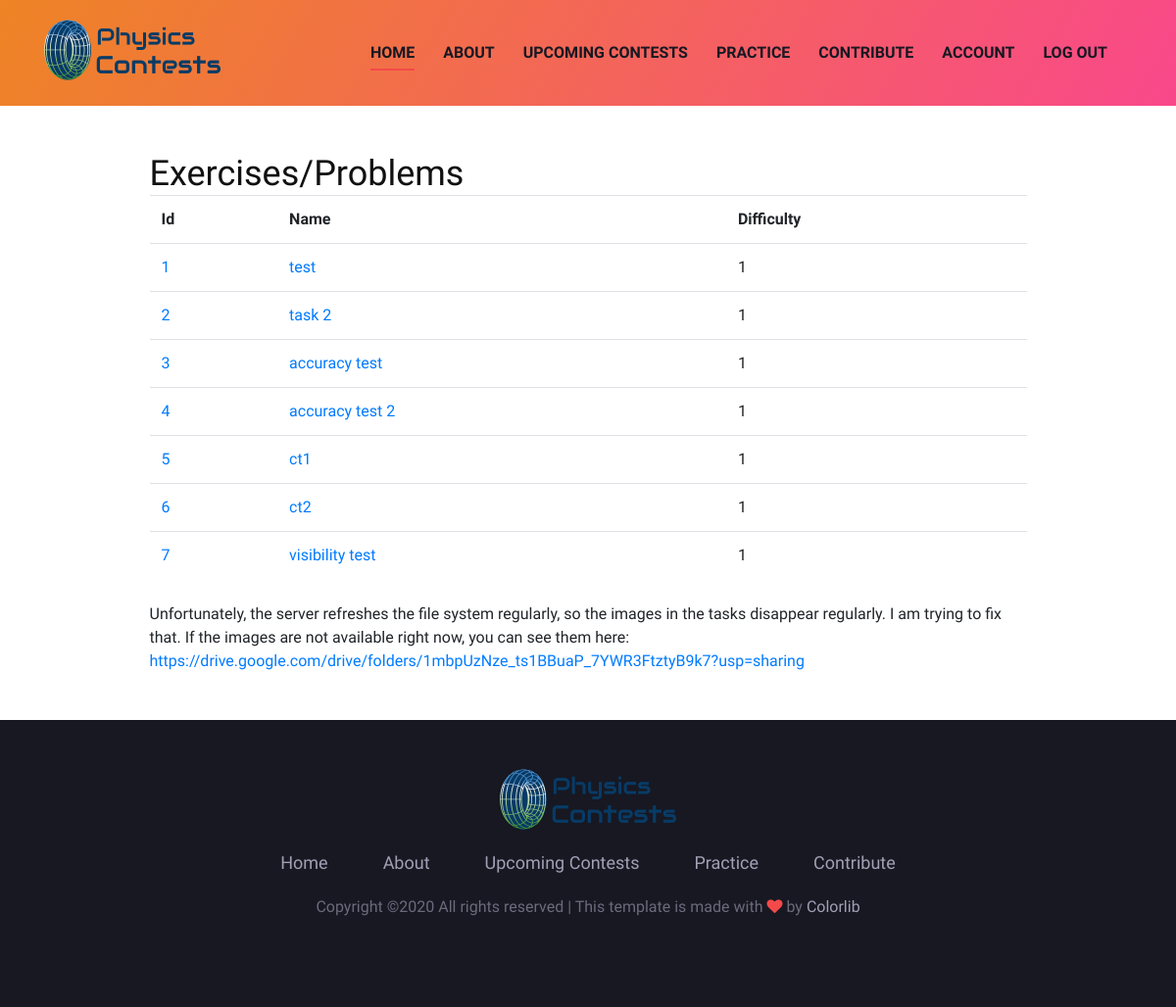
Before: /practice/exercises (signed in) with the older database file.
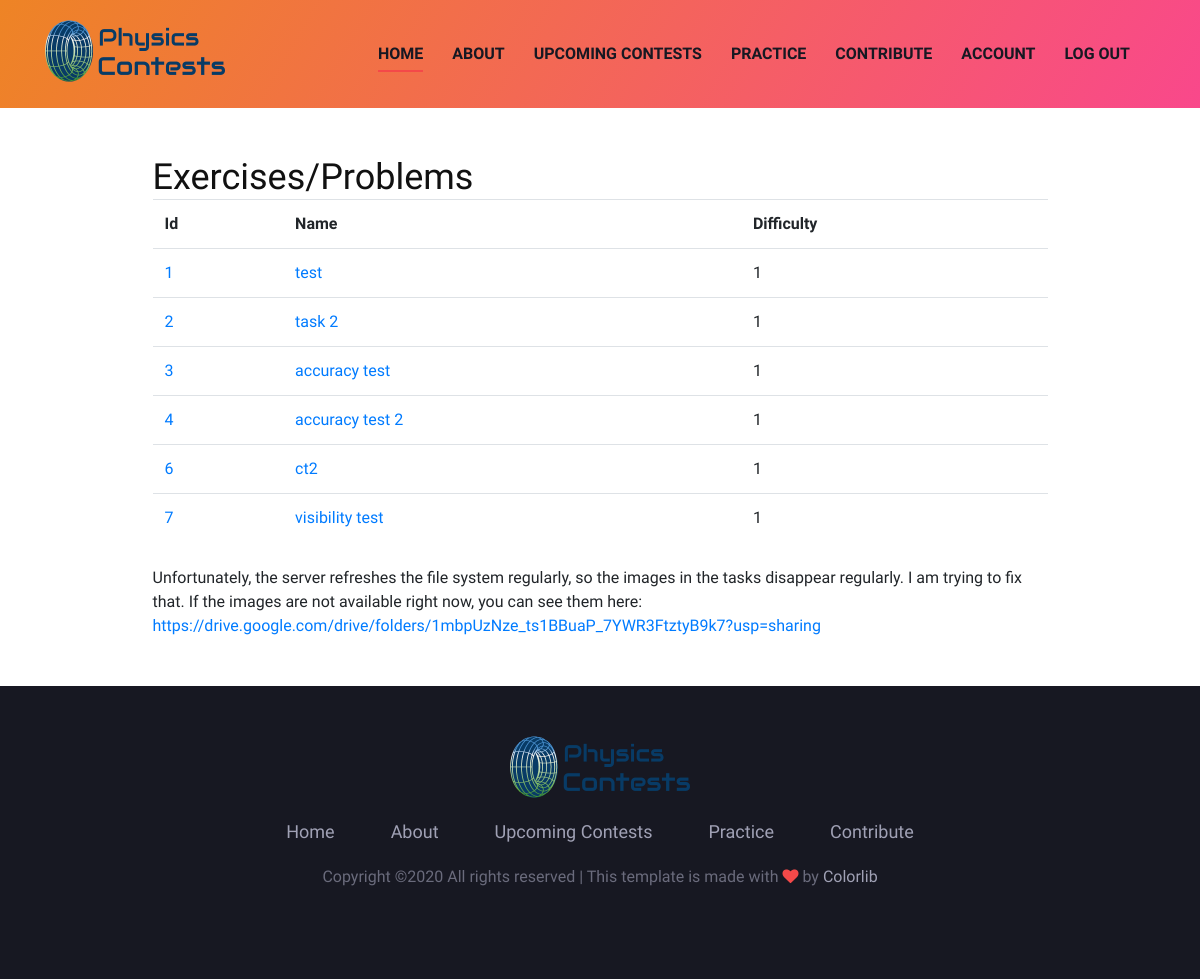
After: the same page with the newer database file.
### physicscontests/models.py (models this page shows, shortened)
class Task(db.Model):
	visible = db.Column(db.Boolean,nullable=False,default=False)
	id = db.Column(db.Integer, primary_key=True)
	title = db.Column(db.String(200), unique=True, nullable=False)
	story = db.Column(db.Text, nullable=False)
	image_file = db.Column(db.String(200))
	task = db.Column(db.Text, nullable=False)
	solution = db.Column(db.Numeric, nullable=False)
	writeup = db.Column(db.Text, default="See the attached document for an explanation.")
	writeup2 = db.Column(db.String(400))
	difficulty = db.Column(db.Integer, nullable=False)
	author_id = db.Column(db.Integer, db.ForeignKey('user.id'))
	contest_id = db.Column(db.Integer, db.ForeignKey('contest.id'))
	solved_by_users = db.relationship("Solved_by", back_populates="solved")

### physicscontests/routes.py (the view)
@app.route("/practice/exercises")
def exercises():
	admin = User.query.filter_by(id=1).first()
	if current_user.is_authenticated:
		if current_user == admin:
			tasks = Task.query.order_by(Task.difficulty).all()
		else:
			tasks = Task.query.filter(or_(Task.visible == True, Task.author == current_user)).order_by(Task.difficulty).all()
	else:
		tasks = Task.query.filter_by(visible=True).order_by(Task.difficulty).all()
	return render_template("exercises.html", tasks=tasks)

### physicscontests/__init__.py (called while the page is built)
def get_important_announcements():#should only be triggered once if there is something important
	announcements = []
	return announcements

def get_running_contests():
	contests_running = Contest.query.filter(Contest.start <= datetime.utcnow()).filter(Contest.end > datetime.utcnow()).all()
	return contests_running

def get_finished_contests():
	contests_finished = Contest.query.filter(Contest.end <= datetime.utcnow()).filter(Contest.end > datetime.utcnow() - timedelta(hours=1)).all()
	return contests_finished

### physicscontests/models.py (called while the page is built)
@login_manager.user_loader
def load_user(user_id):
	return User.query.get(int(user_id))

### physicscontests/templates/exercises.html
{% extends 'base.html' %}
{% block body %}
<div class="container mt-5 mb-5">
	<div class="col-lg-10 center-form">
		<h2>Exercises/Problems</h2>
		<table class="table">
			<tr>
				<th scope="col">Id</th>
				<th scope="col">Name</th>
				<th scope="col">Difficulty</th>
			</tr>
			{% for task in tasks %}
				<tr>
					<td><a href="{{ url_for('exercises') }}/{{ task.id }}">{{ task.id }}</a></td>
					<td><a href="{{ url_for('exercises') }}/{{ task.id }}">{{ task.title }}</a></td>
					<td>{{ task.difficulty }}</td>
				</tr>
			{% endfor %}
		</table>
		<div class="mt-4">
			Unfortunately, the server refreshes the file system regularly, so the images in the tasks disappear regularly. I am trying to fix that.
			If the images are not available right now, you can see them here: <a href="https://drive.google.com/drive/folders/1mbpUzNze_ts1BBuaP_7YWR3FtztyB9k7?usp=sharing">https://drive.google.com/drive/folders/1mbpUzNze_ts1BBuaP_7YWR3FtztyB9k7?usp=sharing</a>
		</div>
	</div>
</div>
{% endblock %}

### physicscontests/templates/base.html (shortened to what this page needs)
<!DOCTYPE html>
<html lang="zxx">
<head>
    <link rel="stylesheet" href="{{ url_for('static', filename='css/bootstrap.min.css') }}" type="text/css">
    <link rel="stylesheet" href="{{ url_for('static', filename='css/font-awesome.min.css') }}" type="text/css">
    <link rel="stylesheet" href="{{ url_for('static', filename='css/elegant-icons.css') }}" type="text/css">
    <link rel="stylesheet" href="{{ url_for('static', filename='css/owl.carousel.min.css') }}" type="text/css">
    <link rel="stylesheet" href="{{ url_for('static', filename='css/magnific-popup.css') }}" type="text/css">
    <link rel="stylesheet" href="{{ url_for('static', filename='css/slicknav.min.css') }}" type="text/css">
    <link rel="stylesheet" href="{{ url_for('static', filename='css/style.css') }}" type="text/css">
</head>
<body>
    <header class="header-section bg-gradient">
        <div class="container">
            <div class="logo">
                <a href="{{ url_for('home') }}">
                    <img src="{{ url_for('static', filename='new_img/logo1.png') }}" alt="">
                </a>
            </div>
            <div class="nav-menu">
                <nav class="mainmenu mobile-menu">
                    <ul>
                        <li class="active"><a href="{{ url_for('home') }}">Home</a></li>
                        <li><a href="{{ url_for('about') }}">About</a></li>
                        <li><a href="{{ url_for('upcoming_contests') }}">Upcoming Contests</a></li>
                        <li><a href="{{ url_for('practice') }}">Practice</a>
                        </li>
                        {% if current_user.is_authenticated %}
                            <li><a href="{{ url_for('contribute') }}">Contribute</a>
                            </li>
                            <li><a href="{{ url_for('account') }}">Account</a></li>
                            <li><a href="{{ url_for('logout') }}">Log out</a></li>
                        {% else %}
                            <li><a href="{{ url_for('contribute') }}">Contribute</a></li>
                            <li><a href="{{ url_for('login') }}">Log In</a></li>
                            <li><a href="{{ url_for('register') }}">Register</a></li>
                        {% endif %}
                    </ul>
                </nav>
            </div>
        </div>
    </header>
    {% block body %}{% endblock %}
    <footer class="footer-section">
        <div class="container">
            <div class="row">
                <div class="col-lg-12">
                    <div class="footer-text">
                        <div class="ft-logo">
                            <a href="#" class="footer-logo"><img src="{{ url_for('static', filename='new_img/logo1.png') }}" alt=""></a>
                        </div>
                        <ul>
                            <li><a href="{{ url_for('home') }}">Home</a></li>
                            <li><a href="{{ url_for('about') }}">About</a></li>
                            <li><a href="{{ url_for('upcoming_contests') }}">Upcoming Contests</a></li>
                            <li><a href="{{ url_for('practice') }}">Practice</a></li>
                            <li><a href="{{ url_for('contribute') }}">Contribute</a></li>
                        </ul>
                        <div class="copyright-text"><p>
  Copyright &copy;<script>document.write(new Date().getFullYear());</script> All rights reserved | This template is made with <i class="fa fa-heart" aria-hidden="true"></i> by <a href="https://colorlib.com" target="_blank">Colorlib</a>
  </p></div>
                    </div>
                </div>
            </div>
        </div>
    </footer>
</body>
</html>

### physicscontests/static/css/style.css (style rules this page uses)
.center-form { margin-left: auto; margin-right: auto; }
html, body { height:100%; margin:0; }
body { display:flex; flex-direction:column; }
footer { margin-top:auto; }
html, body { height: 100%; font-family: "Work Sans", sans-serif; -webkit-font-smoothing: antialiased; font-smoothing: antialiased; }
h1, h2, h3, h4, h5, h6 { margin: 0; color: #111111; font-weight: 400; font-family: "Work Sans", sans-serif; }
h2 { font-size: 36px; }
p { font-size: 16px; font-family: "Work Sans", sans-serif; color: #6a6b7c; font-weight: 400; line-height: 28px; margin: 0 0 15px 0; }
img { max-width: 100%; }
ul, ol { padding: 0; margin: 0; }
.bg-gradient, .bd-text .bd-tag-share .s-share a:hover, .bh-text .play-btn, .schedule-table-tab .nav-tabs .nav-item .nav-link.active, .newslatter-inner .ni-form button, .latest-item .li-tag, .price-item .price-btn:hover, .price-item .pi-price, .price-item .tr-tag, .schedule-tab .nav-tabs .nav-item .nav-link.active, .site-btn { background-image: -o-linear-gradient(330deg, #ee8425 0%, #f9488b 100%), -o-linear-gradient(330deg, #ee8425 0%, #f9488b 100%); background-image: linear-gradient(120deg, #ee8425 0%, #f9488b 100%), linear-gradient(120deg, #ee8425 0%, #f9488b 100%); }
.header-section { display: -webkit-box; display: -ms-flexbox; display: flex; }
.logo { float: left; padding-top: 20px; padding-bottom: 20px; }
.logo a { display: inline-block; }
.nav-menu { float: right; }
.nav-menu .mainmenu { display: inline-block; }
.nav-menu .mainmenu ul li { display: inline-block; list-style: none; margin-right: 40px; position: relative; }
.nav-menu .mainmenu ul li.active a:after { opacity: 1; }
.nav-menu .mainmenu ul li a { font-size: 16px; color: #171822; text-transform: uppercase; font-weight: 600; padding: 42px 0; position: relative; display: inline-block; }
.nav-menu .mainmenu ul li a:after { position: absolute; left: 0; bottom: 36px; height: 2px; width: 100%; background: #F44949; content: ""; opacity: 0; -webkit-transition: all 0.3s; -o-transition: all 0.3s; transition: all 0.3s; }
.footer-section { background: #171822; padding-top: 50px; padding-bottom: 60px; }
.footer-text { text-align: center; }
.footer-text .ft-logo { margin-bottom: 20px; }
.footer-text .ft-logo a { display: inline-block; }
.footer-text ul { margin-bottom: 18px; }
.footer-text ul li { list-style: none; display: inline-block; margin-right: 52px; }
.footer-text ul li:last-child { margin-right: 0; }
.footer-text ul li a { font-size: 18px; color: #a0a1b5; display: inline-block; -webkit-transition: all 0.3s; -o-transition: all 0.3s; transition: all 0.3s; }
.footer-text .copyright-text { font-size: 14px; color: #a0a1b5; margin-bottom: 28px; }
.footer-text .copyright-text i { color: #f44949; }
.footer-text .copyright-text a { color: #a0a1b5; }
@media only screen and (min-width: 992px) and (max-width: 1299px) { .nav-menu .mainmenu ul li { margin-right: 25px; } }

Changed rows visible on the page:
removed Task: id "5", title "ct1", difficulty "1"
